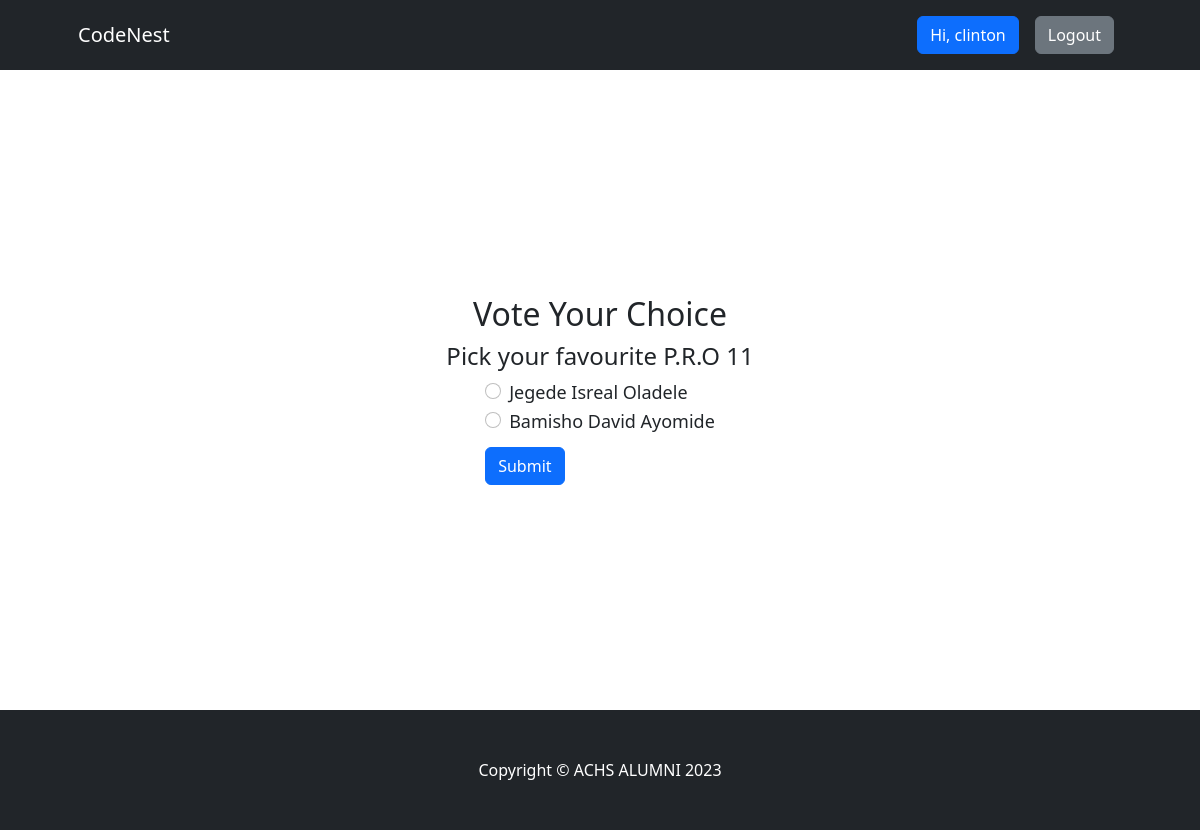
Screenshot of /vote/pro-11 (signed in) with the database file from the repository.
### voteapp/models.py (models this page shows, shortened)
class Category(models.Model):
    title = models.CharField(max_length=200)
    slug = models.SlugField(blank=True, null=True)
    description = models.TextField(blank=True, null=True)
    total_vote = models.IntegerField(default=0)
    voters = models.ManyToManyField(User, blank=True)

class CategoryItem(models.Model):
    title = models.CharField(max_length=200)
    total_vote = models.IntegerField(default=0)
    category = models.ForeignKey(Category, on_delete=models.CASCADE, related_name="items")
    voters = models.ManyToManyField(User, blank=True)

### voteapp/views.py (the view, shortened to what this page needs)
# urls.py: path("vote/<str:slug>", views.detail, name="detail"),
@login_required(login_url="signin")
def detail(request, slug):
    category = Category.objects.get(slug=slug)
    categories = CategoryItem.objects.filter(category=category)
    msg = None
    if request.user.is_authenticated:
        if category.voters.filter(id=request.user.id).exists():
            msg = "voted"
    context = {"category": category, "categories": categories, "msg": msg}
    return render(request, "detail.html", context)

### voteapp/templates/detail.html (shortened to what this page needs)
{% extends 'base.html' %}
{% block content %}
<div class="container voteContainer">
    <h2>Vote Your Choice</h2>
    <h4>Pick your favourite {{category.title}}</h4>
    {% if msg  %}
    <div class="alert alert-primary" role="alert">
      You have already voted in this category
    </div>
    <a class="btn btn-primary btn-lg" href="{% url 'result' category.slug %}">See Result</a>
    {% else %}
    <form action="" method='POST'>
      {% for category in categories  %}
      <div class="form-check">
        <input class="form-check-input" type="radio" value="{{category.id}}" name="category_item" id="flexRadioDefault{{category.id}}" required>
        <label class="form-check-label" for="flexRadioDefault{{category.id}}">
          {{category.title}}
        </label>
      </div>
      {% endfor %}
    <button type="submit" class='btn btn-primary'>Submit</button>
  </form>
    {% endif %}
</div>
{% endblock content %}

### voteapp/templates/base.html (shortened to what this page needs)
<!DOCTYPE html>
{% load static %}
<html lang="en">
<head>
    <link href="https://cdn.jsdelivr.net/npm/bootstrap-icons@1.4.1/font/bootstrap-icons.css" rel="stylesheet" />
    <link rel="stylesheet" href="{% static 'css/bootstrap.css' %}">
    <link rel="stylesheet" href="{% static 'css/style.css' %}">
</head>
<body>
     <nav class="navbar navbar-expand-lg navbar-dark bg-dark">
        <div class="container px-lg-5">
            <a class="navbar-brand" href="{% url 'index'  %}">CodeNest</a>
            <div class="collapse navbar-collapse" id="navbarSupportedContent">
                <ul class="navbar-nav ms-auto mb-2 mb-lg-0">
                    {% if request.user.is_authenticated %}
                    <li class="nav-item"><a class="nav-link" href="#"><button class="btn btn-primary">Hi, {{request.user.username}}</button></a></li>
                    <li class="nav-item"><a class="nav-link" href="{% url 'logout' %}"><button class="btn btn-secondary">Logout</button></a></li>
                    {% else %}
                    <li class="nav-item"><a class="nav-link" href="{% url 'signin' %}"><button class="btn btn-primary">Login</button></a></li>
                    <li class="nav-item"><a class="nav-link" href="{% url 'signup' %}"><button class="btn btn-primary">SignUp</button></a></li>
                    {% endif %}
                </ul>
            </div>
        </div>
    </nav>
    {% block content %}
    {% endblock content %}
     <footer class="py-5 bg-dark">
        <div class="container"><p class="m-0 text-center text-white">Copyright &copy; ACHS ALUMNI 2023</p></div>
    </footer>
</body>
</html>

### voteapp/static/css/style.css (style rules this page uses)
* { box-sizing: border-box; }
.voteContainer { display: flex; flex-direction: column; align-items: center; justify-content: center; height: 80vh; padding: 10px 0px 0px 0px; }
.voteContainer button { margin: 10px 0px 10px 0px; }
.voteContainer label { font-size: 18px; font-weight: 500; }

### rows the page displays
Category: title "P.R.O 11"
CategoryItem: title "Jegede Isreal Oladele"
CategoryItem: title "Bamisho David Ayomide"

### other values shown
{{ request.user.username }} "clinton"
